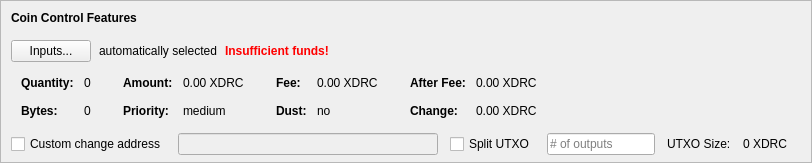
    <widget class="QFrame" name="frameCoinControl">
     <property name="sizePolicy">
      <sizepolicy hsizetype="Expanding" vsizetype="Expanding">
       <horstretch>0</horstretch>
       <verstretch>0</verstretch>
      </sizepolicy>
     </property>
     <property name="maximumSize">
      <size>
       <width>16777215</width>
       <height>16777215</height>
      </size>
     </property>
     <property name="frameShape">
      <enum>QFrame::StyledPanel</enum>
     </property>
     <property name="frameShadow">
      <enum>QFrame::Sunken</enum>
     </property>
     <layout class="QVBoxLayout" name="verticalLayoutCoinControl2">
      <property name="spacing">
       <number>0</number>
      </property>
      <property name="leftMargin">
       <number>0</number>
      </property>
      <property name="topMargin">
       <number>0</number>
      </property>
      <property name="rightMargin">
       <number>0</number>
      </property>
      <property name="bottomMargin">
       <number>6</number>
      </property>
      <item>
       <layout class="QVBoxLayout" name="verticalLayoutCoinControl" stretch="0,0,0,0,1">
        <property name="spacing">
         <number>0</number>
        </property>
        <property name="leftMargin">
         <number>10</number>
        </property>
        <property name="topMargin">
         <number>10</number>
        </property>
        <item>
         <layout class="QHBoxLayout" name="horizontalLayoutCoinControl1">
          <property name="bottomMargin">
           <number>15</number>
          </property>
          <item>
           <widget class="QLabel" name="labelCoinControlFeatures">
            <property name="sizePolicy">
             <sizepolicy hsizetype="Preferred" vsizetype="Maximum">
              <horstretch>0</horstretch>
              <verstretch>0</verstretch>
             </sizepolicy>
            </property>
            <property name="font">
             <font>
              <weight>75</weight>
              <bold>true</bold>
             </font>
            </property>
            <property name="styleSheet">
             <string notr="true">font-weight:bold;</string>
            </property>
            <property name="text">
             <string>Coin Control Features</string>
            </property>
           </widget>
          </item>
         </layout>
        </item>
        <item>
         <layout class="QHBoxLayout" name="horizontalLayoutCoinControl2" stretch="0,0,0,0">
          <property name="spacing">
           <number>8</number>
          </property>
          <property name="bottomMargin">
           <number>10</number>
          </property>
          <item>
           <widget class="QPushButton" name="pushButtonCoinControl">
            <property name="styleSheet">
             <string notr="true"/>
            </property>
            <property name="text">
             <string>Inputs...</string>
            </property>
            <property name="autoDefault">
             <bool>false</bool>
            </property>
           </widget>
          </item>
          <item>
           <widget class="QLabel" name="labelCoinControlAutomaticallySelected">
            <property name="text">
             <string>automatically selected</string>
            </property>
            <property name="margin">
             <number>5</number>
            </property>
           </widget>
          </item>
          <item>
           <widget class="QLabel" name="labelCoinControlInsuffFunds">
            <property name="font">
             <font>
              <weight>75</weight>
              <bold>true</bold>
             </font>
            </property>
            <property name="styleSheet">
             <string notr="true">color:red;font-weight:bold;</string>
            </property>
            <property name="text">
             <string>Insufficient funds!</string>
            </property>
            <property name="margin">
             <number>5</number>
            </property>
           </widget>
          </item>
          <item>
           <spacer name="horizontalSpacerCoinControl">
            <property name="orientation">
             <enum>Qt::Horizontal</enum>
            </property>
            <property name="sizeHint" stdset="0">
             <size>
              <width>40</width>
              <height>1</height>
             </size>
            </property>
           </spacer>
          </item>
         </layout>
        </item>
        <item>
         <widget class="QWidget" name="widgetCoinControl" native="true">
          <property name="sizePolicy">
           <sizepolicy hsizetype="Preferred" vsizetype="Preferred">
            <horstretch>0</horstretch>
            <verstretch>0</verstretch>
           </sizepolicy>
          </property>
          <property name="minimumSize">
           <size>
            <width>0</width>
            <height>0</height>
           </size>
          </property>
          <property name="styleSheet">
           <string notr="true"/>
          </property>
          <layout class="QHBoxLayout" name="horizontalLayoutCoinControl5">
           <property name="leftMargin">
            <number>0</number>
           </property>
           <property name="topMargin">
            <number>0</number>
           </property>
           <property name="rightMargin">
            <number>0</number>
           </property>
           <property name="bottomMargin">
            <number>0</number>
           </property>
           <item>
            <layout class="QHBoxLayout" name="horizontalLayoutCoinControl3" stretch="0,0,0,1">
             <property name="spacing">
              <number>20</number>
             </property>
             <property name="topMargin">
              <number>0</number>
             </property>
             <property name="bottomMargin">
              <number>10</number>
             </property>
             <item>
              <layout class="QFormLayout" name="formLayoutCoinControl1">
               <property name="horizontalSpacing">
                <number>10</number>
               </property>
               <property name="verticalSpacing">
                <number>14</number>
               </property>
               <property name="leftMargin">
                <number>10</number>
               </property>
               <property name="topMargin">
                <number>4</number>
               </property>
               <property name="rightMargin">
                <number>6</number>
               </property>
               <item row="0" column="0">
                <widget class="QLabel" name="labelCoinControlQuantityText">
                 <property name="font">
                  <font>
                   <weight>75</weight>
                   <bold>true</bold>
                  </font>
                 </property>
                 <property name="text">
                  <string>Quantity:</string>
                 </property>
                 <property name="margin">
                  <number>0</number>
                 </property>
                </widget>
               </item>
               <item row="0" column="1">
                <widget class="QLabel" name="labelCoinControlQuantity">
                 <property name="cursor">
                  <cursorShape>IBeamCursor</cursorShape>
                 </property>
                 <property name="contextMenuPolicy">
                  <enum>Qt::ActionsContextMenu</enum>
                 </property>
                 <property name="text">
                  <string notr="true">0</string>
                 </property>
                 <property name="margin">
                  <number>0</number>
                 </property>
                 <property name="textInteractionFlags">
                  <set>Qt::LinksAccessibleByMouse|Qt::TextSelectableByKeyboard|Qt::TextSelectableByMouse</set>
                 </property>
                </widget>
               </item>
               <item row="1" column="0">
                <widget class="QLabel" name="labelCoinControlBytesText">
                 <property name="font">
                  <font>
                   <weight>75</weight>
                   <bold>true</bold>
                  </font>
                 </property>
                 <property name="text">
                  <string>Bytes:</string>
                 </property>
                </widget>
               </item>
               <item row="1" column="1">
                <widget class="QLabel" name="labelCoinControlBytes">
                 <property name="cursor">
                  <cursorShape>IBeamCursor</cursorShape>
                 </property>
                 <property name="contextMenuPolicy">
                  <enum>Qt::ActionsContextMenu</enum>
                 </property>
                 <property name="text">
                  <string notr="true">0</string>
                 </property>
                 <property name="textInteractionFlags">
                  <set>Qt::LinksAccessibleByMouse|Qt::TextSelectableByKeyboard|Qt::TextSelectableByMouse</set>
                 </property>
                </widget>
               </item>
              </layout>
             </item>
             <item>
              <layout class="QFormLayout" name="formLayoutCoinControl2">
               <property name="horizontalSpacing">
                <number>10</number>
               </property>
               <property name="verticalSpacing">
                <number>14</number>
               </property>
               <property name="leftMargin">
                <number>6</number>
               </property>
               <property name="topMargin">
                <number>4</number>
               </property>
               <property name="rightMargin">
                <number>6</number>
               </property>
               <item row="0" column="0">
                <widget class="QLabel" name="labelCoinControlAmountText">
                 <property name="font">
                  <font>
                   <weight>75</weight>
                   <bold>true</bold>
                  </font>
                 </property>
                 <property name="text">
                  <string>Amount:</string>
                 </property>
                 <property name="margin">
                  <number>0</number>
                 </property>
                </widget>
               </item>
               <item row="0" column="1">
                <widget class="QLabel" name="labelCoinControlAmount">
                 <property name="cursor">
                  <cursorShape>IBeamCursor</cursorShape>
                 </property>
                 <property name="contextMenuPolicy">
                  <enum>Qt::ActionsContextMenu</enum>
                 </property>
                 <property name="text">
                  <string notr="true">0.00 XDRC</string>
                 </property>
                 <property name="textInteractionFlags">
                  <set>Qt::LinksAccessibleByMouse|Qt::TextSelectableByKeyboard|Qt::TextSelectableByMouse</set>
                 </property>
                </widget>
               </item>
               <item row="1" column="0">
                <widget class="QLabel" name="labelCoinControlPriorityText">
                 <property name="font">
                  <font>
                   <weight>75</weight>
                   <bold>true</bold>
                  </font>
                 </property>
                 <property name="text">
                  <string>Priority:</string>
                 </property>
                </widget>
               </item>
               <item row="1" column="1">
                <widget class="QLabel" name="labelCoinControlPriority">
                 <property name="cursor">
                  <cursorShape>IBeamCursor</cursorShape>
                 </property>
                 <property name="contextMenuPolicy">
                  <enum>Qt::ActionsContextMenu</enum>
                 </property>
                 <property name="text">
                  <string>medium</string>
                 </property>
                 <property name="textInteractionFlags">
                  <set>Qt::LinksAccessibleByMouse|Qt::TextSelectableByKeyboard|Qt::TextSelectableByMouse</set>
                 </property>
                </widget>
               </item>
              </layout>
             </item>
             <item>
              <layout class="QFormLayout" name="formLayoutCoinControl3">
               <property name="horizontalSpacing">
                <number>10</number>
               </property>
               <property name="verticalSpacing">
                <number>14</number>
               </property>
               <property name="leftMargin">
                <number>6</number>
               </property>
               <property name="topMargin">
                <number>4</number>
               </property>
               <property name="rightMargin">
                <number>6</number>
               </property>
               <item row="0" column="0">
                <widget class="QLabel" name="labelCoinControlFeeText">
                 <property name="font">
                  <font>
                   <weight>75</weight>
                   <bold>true</bold>
                  </font>
                 </property>
                 <property name="text">
                  <string>Fee:</string>
                 </property>
                 <property name="margin">
                  <number>0</number>
                 </property>
                </widget>
               </item>
               <item row="0" column="1">
                <widget class="QLabel" name="labelCoinControlFee">
                 <property name="cursor">
                  <cursorShape>IBeamCursor</cursorShape>
                 </property>
                 <property name="contextMenuPolicy">
                  <enum>Qt::ActionsContextMenu</enum>
                 </property>
                 <property name="text">
                  <string notr="true">0.00 XDRC</string>
                 </property>
                 <property name="textInteractionFlags">
                  <set>Qt::LinksAccessibleByMouse|Qt::TextSelectableByKeyboard|Qt::TextSelectableByMouse</set>
                 </property>
                </widget>
               </item>
               <item row="1" column="0">
                <widget class="QLabel" name="labelCoinControlLowOutputText">
                 <property name="font">
                  <font>
                   <weight>75</weight>
                   <bold>true</bold>
                  </font>
                 </property>
                 <property name="text">
                  <string>Dust:</string>
                 </property>
                </widget>
               </item>
               <item row="1" column="1">
                <widget class="QLabel" name="labelCoinControlLowOutput">
                 <property name="cursor">
                  <cursorShape>IBeamCursor</cursorShape>
                 </property>
                 <property name="contextMenuPolicy">
                  <enum>Qt::ActionsContextMenu</enum>
                 </property>
                 <property name="text">
                  <string>no</string>
                 </property>
                 <property name="textInteractionFlags">
                  <set>Qt::LinksAccessibleByMouse|Qt::TextSelectableByKeyboard|Qt::TextSelectableByMouse</set>
                 </property>
                </widget>
               </item>
              </layout>
             </item>
             <item>
              <layout class="QFormLayout" name="formLayoutCoinControl4">
               <property name="horizontalSpacing">
                <number>10</number>
               </property>
               <property name="verticalSpacing">
                <number>14</number>
               </property>
               <property name="leftMargin">
                <number>6</number>
               </property>
               <property name="topMargin">
                <number>4</number>
               </property>
               <property name="rightMargin">
                <number>6</number>
               </property>
               <item row="0" column="0">
                <widget class="QLabel" name="labelCoinControlAfterFeeText">
                 <property name="font">
                  <font>
                   <weight>75</weight>
                   <bold>true</bold>
                  </font>
                 </property>
                 <property name="text">
                  <string>After Fee:</string>
                 </property>
                 <property name="margin">
                  <number>0</number>
                 </property>
                </widget>
               </item>
               <item row="0" column="1">
                <widget class="QLabel" name="labelCoinControlAfterFee">
                 <property name="cursor">
                  <cursorShape>IBeamCursor</cursorShape>
                 </property>
                 <property name="contextMenuPolicy">
                  <enum>Qt::ActionsContextMenu</enum>
                 </property>
                 <property name="text">
                  <string notr="true">0.00 XDRC</string>
                 </property>
                 <property name="textInteractionFlags">
                  <set>Qt::LinksAccessibleByMouse|Qt::TextSelectableByKeyboard|Qt::TextSelectableByMouse</set>
                 </property>
                </widget>
               </item>
               <item row="1" column="0">
                <widget class="QLabel" name="labelCoinControlChangeText">
                 <property name="font">
                  <font>
                   <weight>75</weight>
                   <bold>true</bold>
                  </font>
                 </property>
                 <property name="text">
                  <string>Change:</string>
                 </property>
                </widget>
               </item>
               <item row="1" column="1">
                <widget class="QLabel" name="labelCoinControlChange">
                 <property name="cursor">
                  <cursorShape>IBeamCursor</cursorShape>
                 </property>
                 <property name="contextMenuPolicy">
                  <enum>Qt::ActionsContextMenu</enum>
                 </property>
                 <property name="text">
                  <string notr="true">0.00 XDRC</string>
                 </property>
                 <property name="textInteractionFlags">
                  <set>Qt::LinksAccessibleByMouse|Qt::TextSelectableByKeyboard|Qt::TextSelectableByMouse</set>
                 </property>
                </widget>
               </item>
              </layout>
             </item>
            </layout>
           </item>
          </layout>
         </widget>
        </item>
        <item>
         <layout class="QHBoxLayout" name="horizontalLayoutCoinControl4" stretch="0,0,0,0,0,0,0">
          <property name="spacing">
           <number>12</number>
          </property>
          <property name="sizeConstraint">
           <enum>QLayout::SetDefaultConstraint</enum>
          </property>
          <property name="topMargin">
           <number>5</number>
          </property>
          <property name="rightMargin">
           <number>5</number>
          </property>
          <item>
           <widget class="QCheckBox" name="checkBoxCoinControlChange">
            <property name="toolTip">
             <string>If this is activated, but the change address is empty or invalid, change will be sent to a newly generated address.</string>
            </property>
            <property name="text">
             <string>Custom change address</string>
            </property>
           </widget>
          </item>
          <item>
           <widget class="QValidatedLineEdit" name="lineEditCoinControlChange">
            <property name="enabled">
             <bool>false</bool>
            </property>
            <property name="sizePolicy">
             <sizepolicy hsizetype="Expanding" vsizetype="Fixed">
              <horstretch>0</horstretch>
              <verstretch>0</verstretch>
             </sizepolicy>
            </property>
           </widget>
          </item>
          <item>
           <widget class="QCheckBox" name="splitBlockCheckBox">
            <property name="text">
             <string>Split UTXO</string>
            </property>
           </widget>
          </item>
          <item>
           <widget class="QLineEdit" name="splitBlockLineEdit">
            <property name="sizePolicy">
             <sizepolicy hsizetype="Fixed" vsizetype="Fixed">
              <horstretch>50</horstretch>
              <verstretch>0</verstretch>
             </sizepolicy>
            </property>
            <property name="placeholderText">
             <string># of outputs</string>
            </property>
           </widget>
          </item>
          <item>
           <widget class="QLabel" name="labelBlockSizeText">
            <property name="text">
             <string>UTXO Size:</string>
            </property>
           </widget>
          </item>
          <item>
           <widget class="QLabel" name="labelBlockSize">
            <property name="text">
             <string>0 XDRC</string>
            </property>
           </widget>
          </item>
          <item>
           <widget class="QLabel" name="labelCoinControlChangeLabel">
            <property name="sizePolicy">
             <sizepolicy hsizetype="Preferred" vsizetype="Expanding">
              <horstretch>0</horstretch>
              <verstretch>0</verstretch>
             </sizepolicy>
            </property>
            <property name="minimumSize">
             <size>
              <width>0</width>
              <height>0</height>
             </size>
            </property>
            <property name="text">
             <string/>
            </property>
            <property name="margin">
             <number>3</number>
            </property>
           </widget>
          </item>
         </layout>
        </item>
        <item>
         <spacer name="verticalSpacerCoinControl">
          <property name="orientation">
           <enum>Qt::Vertical</enum>
          </property>
          <property name="sizeHint" stdset="0">
           <size>
            <width>800</width>
            <height>1</height>
           </size>
          </property>
         </spacer>
        </item>
       </layout>
      </item>
     </layout>
    </widget>
